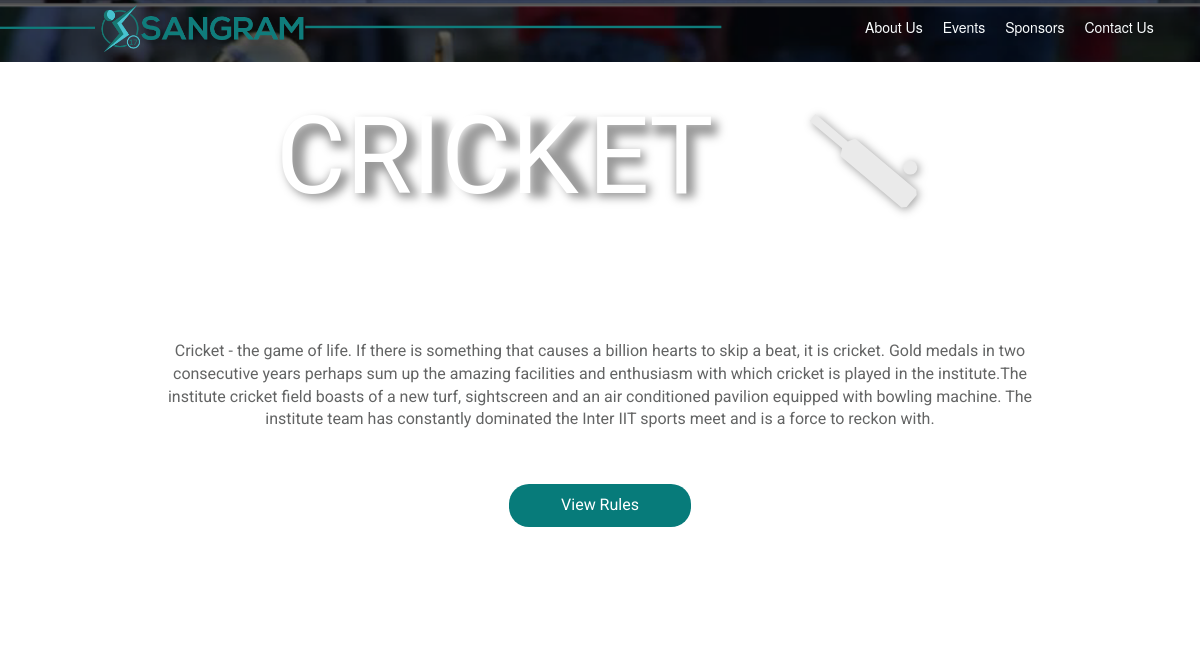
/cricket/, run on the app's committed database.
### sngm/models.py (models this page shows, shortened)
class Sport(models.Model):
    name = models.CharField(max_length=100,)
    min_number = models.IntegerField(null = True , blank = True)
    max_number = models.IntegerField(null = True , blank = True)
    rules = models.CharField(max_length=500, default="content")
    description = models.CharField(max_length=500, default="content")

### sngm/views.py (the view)
# urls.py: url(r'^(?P<sport_name>[\w\-]+)/$', views.sport_detail, name='detail'),
def sport_detail(request, sport_name):
    try :
        sport = Sport.objects.get(name=sport_name)
        return render(request, 'sngm/sport.html', {'sport' : sport})
    except :
        return render(request,'sngm/status.html', {"status" : "We have encountered an error. Please try  again.."})

### sngm/templates/sngm/sport.html (shortened to what this page needs)
<html>
<head>
      <link href="https://maxcdn.bootstrapcdn.com/bootstrap/3.3.7/css/bootstrap.min.css" rel="stylesheet">
      <link href="https://cdnjs.cloudflare.com/ajax/libs/select2/4.0.3/css/select2.min.css" rel="stylesheet">
      <link rel="stylesheet" href="//netdna.bootstrapcdn.com/font-awesome/4.0.0/css/font-awesome.css">
      <link rel="stylesheet" href="/static/styles/main.css">
      <link rel="stylesheet" href="https://cdnjs.cloudflare.com/ajax/libs/angular-loading-bar/0.9.0/loading-bar.min.css">
    </head>
    <body ng-app="sangram" class="ng-scope">
        <div ng-view="" class="ng-scope">
<div class="row ng-scope">
  <div class="container-fluid">
    <div class="col-md-8">
      <div class="logo">
        <a href="/"><img src="/static/images/logo.png" alt="Sangram 2017" width="95%" style="margin-left: -20px;"></a>
      </div>
    </div>
    <div class=" col-md-4 topnav">
      <ul>
        <li><a href="">About Us</a></li>
        <li><a href="#">Events</a></li>
        <li><a href="/sponsors" target="_BLANK">Sponsors</a></li>
        <li><a href="#">Contact Us</a></li>
      </ul>
    </div>
  </div>
</div>
<div class="row ng-scope" style="background-color: #fff; margin-top: 10px; height: 90vh;">
  <div class="container">
    <div class="col-md-12 text-center">
      <img src="/static/images/heads/{{ sport.name }}.svg" alt="" width="60%" style="margin-top: 30px;">
    </div>
    <div class="col-md-12 text-center">
      <p class="text-center sport-text ng-binding">{{ sport.description }}<br><br>
        <a href="{{ sport.rules }}" target="_BLANK" class="marathon-register">View Rules</a>
      </p>
    </div>
  </div>
</div>
</div>
</body></html>

### sngm/static/styles/main.css (style rules this page uses)
.topnav { padding-top: 17px; }
.topnav ul { list-style-type:none; // float: right; }
.topnav ul li { float: left; }
.topnav ul li a { color: #fafdfe; padding: 0px 10px 0px 10px; transition: 0.4s ease all; }
.marathon-register { display: block; margin: 0 auto; margin-top: 30px; border-radius: 20px; color: #fff; background-color: #077b7a; padding: 10px 30px 10px 30px; width: 20%; transition: 0.4s ease all; }
.sport-text { padding: 100px 100px; font-family: 'Roboto', sans-serif; color: #636464; font-size: 16px; }

### sngm/templates/sngm/sport.html (style rules this page uses)
body { background-image: url('/static/images/home image.png'); background-size: 104%; background-position: -43px; }

### data on the page
Sport: name (picture), description "Cricket - the game of life. If there is something that causes a billion hearts to skip a beat, it is cricket. Gold medals in two consecutive years perhaps sum up the amazing facilities and enthusiasm with which cricket is played in the institute.The institute cricket field boasts of a new turf, sightscreen and an air conditioned pavilion equipped with bowling machine. The institute team has constantly dominated the Inter IIT sports meet and is a force to reckon with."
